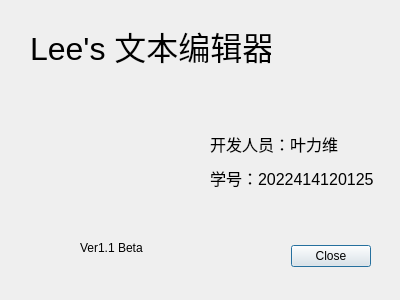
<?xml version="1.0" encoding="UTF-8"?>
<ui version="4.0">
 <class>AboutDialog</class>
 <widget class="QDialog" name="AboutDialog">
  <property name="geometry">
   <rect>
    <x>0</x>
    <y>0</y>
    <width>400</width>
    <height>300</height>
   </rect>
  </property>
  <property name="windowTitle">
   <string>Dialog</string>
  </property>
  <widget class="QDialogButtonBox" name="buttonBox">
   <property name="geometry">
    <rect>
     <x>30</x>
     <y>240</y>
     <width>341</width>
     <height>32</height>
    </rect>
   </property>
   <property name="orientation">
    <enum>Qt::Orientation::Horizontal</enum>
   </property>
   <property name="standardButtons">
    <set>QDialogButtonBox::StandardButton::Close</set>
   </property>
  </widget>
  <widget class="QLabel" name="label">
   <property name="geometry">
    <rect>
     <x>30</x>
     <y>10</y>
     <width>241</width>
     <height>71</height>
    </rect>
   </property>
   <property name="font">
    <font>
     <pointsize>24</pointsize>
    </font>
   </property>
   <property name="text">
    <string>Lee's 文本编辑器</string>
   </property>
  </widget>
  <widget class="QLabel" name="label_4">
   <property name="geometry">
    <rect>
     <x>40</x>
     <y>90</y>
     <width>141</width>
     <height>151</height>
    </rect>
   </property>
   <property name="styleSheet">
    <string notr="true">border-image: url(:/icons/mainIcon.png);</string>
   </property>
   <property name="text">
    <string/>
   </property>
  </widget>
  <widget class="QLabel" name="label_5">
   <property name="geometry">
    <rect>
     <x>80</x>
     <y>240</y>
     <width>71</width>
     <height>16</height>
    </rect>
   </property>
   <property name="text">
    <string>Ver1.1 Beta</string>
   </property>
  </widget>
  <widget class="QWidget" name="">
   <property name="geometry">
    <rect>
     <x>210</x>
     <y>130</y>
     <width>167</width>
     <height>61</height>
    </rect>
   </property>
   <layout class="QVBoxLayout" name="verticalLayout">
    <item>
     <widget class="QLabel" name="label_2">
      <property name="font">
       <font>
        <pointsize>12</pointsize>
       </font>
      </property>
      <property name="text">
       <string>开发人员：叶力维</string>
      </property>
     </widget>
    </item>
    <item>
     <widget class="QLabel" name="label_3">
      <property name="font">
       <font>
        <pointsize>12</pointsize>
       </font>
      </property>
      <property name="text">
       <string>学号：2022414120125</string>
      </property>
     </widget>
    </item>
   </layout>
  </widget>
 </widget>
 <resources/>
 <connections>
  <connection>
   <sender>buttonBox</sender>
   <signal>accepted()</signal>
   <receiver>AboutDialog</receiver>
   <slot>accept()</slot>
   <hints>
    <hint type="sourcelabel">
     <x>248</x>
     <y>254</y>
    </hint>
    <hint type="destinationlabel">
     <x>157</x>
     <y>274</y>
    </hint>
   </hints>
  </connection>
  <connection>
   <sender>buttonBox</sender>
   <signal>rejected()</signal>
   <receiver>AboutDialog</receiver>
   <slot>reject()</slot>
   <hints>
    <hint type="sourcelabel">
     <x>316</x>
     <y>260</y>
    </hint>
    <hint type="destinationlabel">
     <x>286</x>
     <y>274</y>
    </hint>
   </hints>
  </connection>
 </connections>
</ui>
